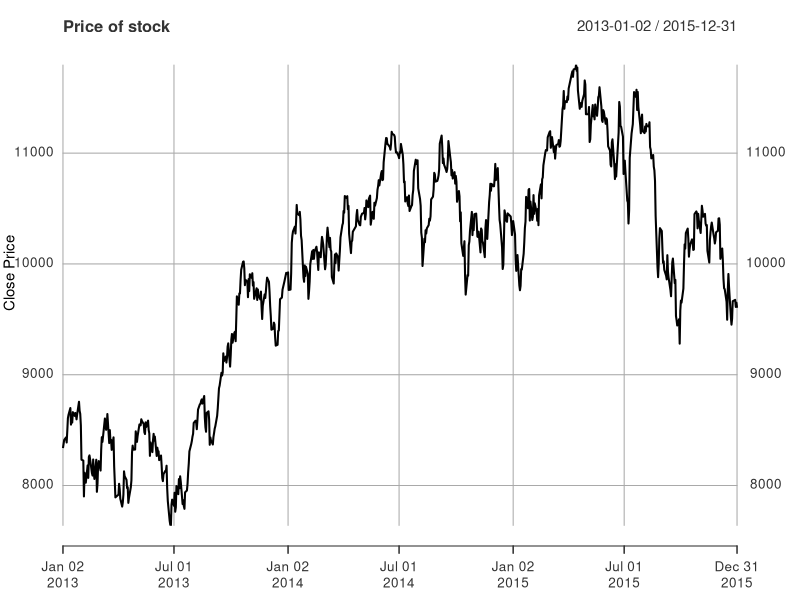

Write R code to recreate this figure.
library(quantmod)
library(tseries)
library(timeSeries)
library(forecast)
library(xts)
library(readr)
library(ggplot2)

raw_data <- read_csv('../data/IBEX35.csv', col_names=TRUE)
tsprice <- xts(x=raw_data$Price, order.by = as.Date(raw_data$Date,"%m/%d/%y"), frequency = 255)
summary(tsprice)

plot(tsprice, type='l', main='Price of stock', xlab='Date', ylab='Close Price')
